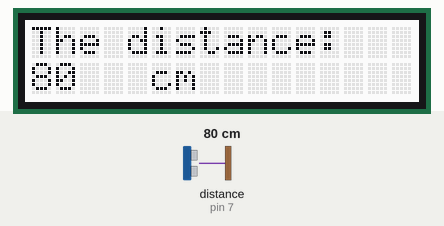
A sketch run on a simulated Arduino Uno, built with avr-gcc and run on an emulated ATmega328P. On the bench: 16×2 character LCD. The test bench sets the inputs (shaded band); at power-on: distance to the obstacle (sensor on pin 7) 80 cm.

Above: at 1.2 s.
1.3 s: distance to the obstacle (sensor on pin 7) set to 2 cm
At 2.8 s:
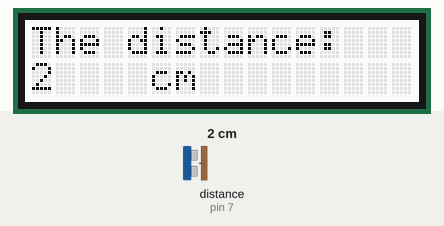
3.1 s: distance to the obstacle (sensor on pin 7) set to 9 cm
At 4.6 s:
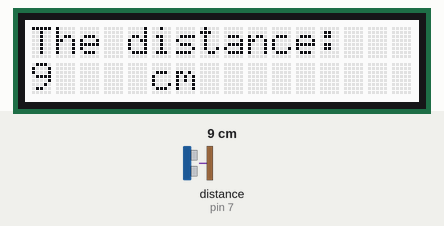
6.1 s: distance to the obstacle (sensor on pin 7) set to 250 cm
At 6.8 s:
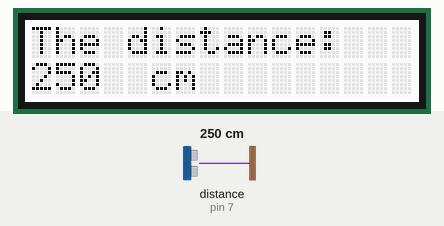
Timing chart, 0 to 9.1 s (numbered marks = the images above; inputs shaded):
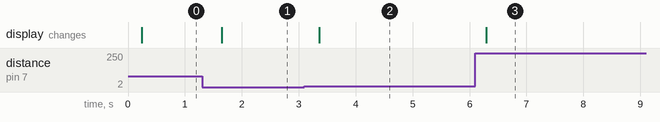

Measured:
- after the input at 1.3 s, the display: changes after 0.35 s (image 1)
- after the input at 3.1 s, the display: changes after 0.26 s (image 2)
- after the input at 6.1 s, the display: changes after 0.19 s (image 3)

The sketch:

Measure_and_display_the_distance.ino
```cpp
#include <SoftwareSerial.h>
#include <Wire.h>
#include "rgb_lcd.h"
#include "Ultrasonic.h"

rgb_lcd lcd;
Ultrasonic ultrasonic(7);
void setup()
{
    // set up the LCD's number of columns and rows:
    lcd.begin(16, 2);
    // initialize the serial communications:
    Serial.begin(9600);
}

void loop()
{
    long RangeInCentimeters;
    RangeInCentimeters = ultrasonic.MeasureInCentimeters();
    delay(150);
    lcd.clear();
    lcd.setCursor(0,0);
    lcd.print("The distance:");
    lcd.setCursor(0,1) ;
    lcd.print(RangeInCentimeters,DEC);
    lcd.setCursor(5,1) ;
    lcd.print("cm");
}
```
